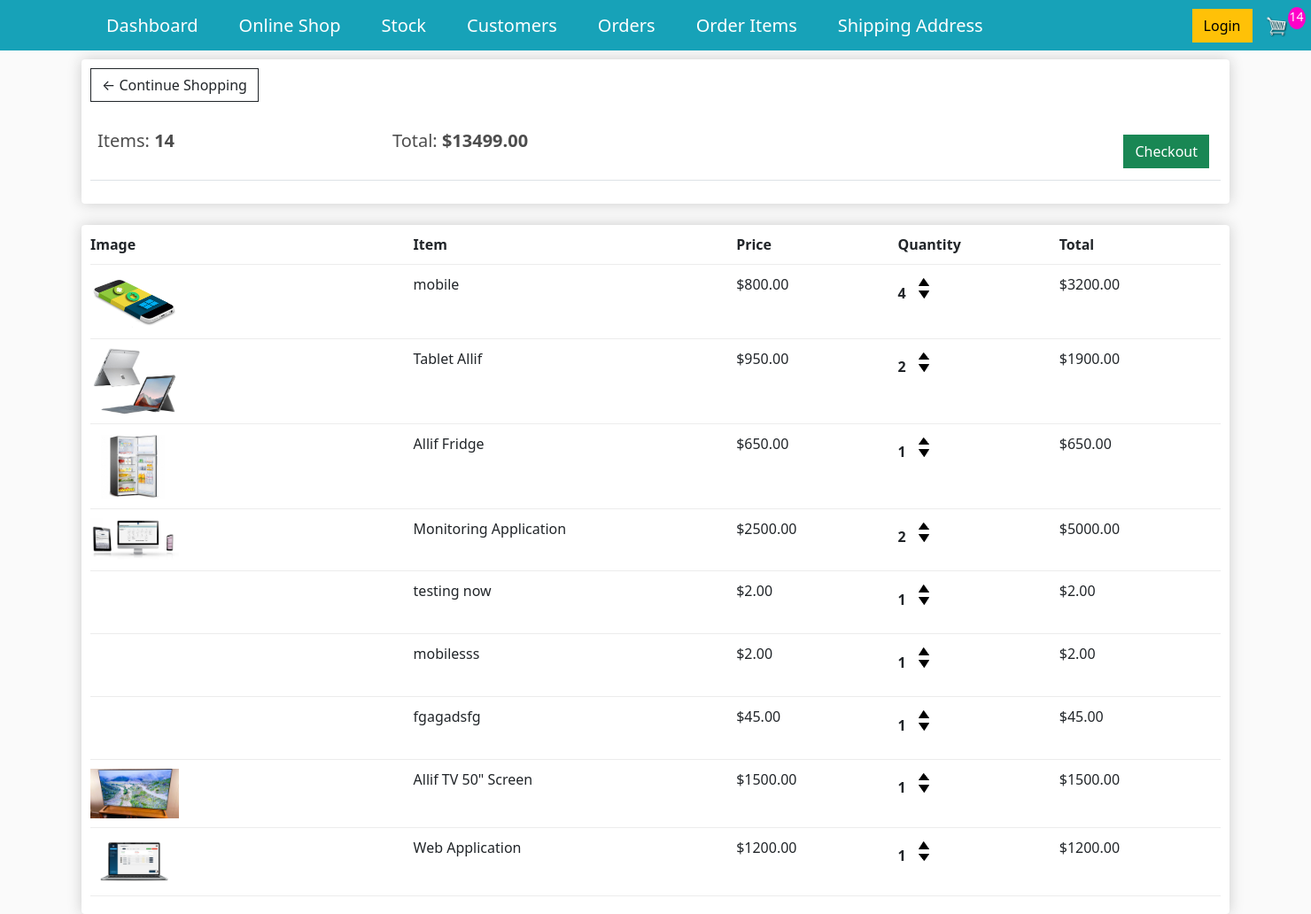
The app's page /cart/ (signed in) with its own data.
### store/models.py (models this page shows, shortened)
class Order(models.Model):
    customer = models.ForeignKey(Customer, on_delete=models.SET_NULL, null=True,blank=True)#if customer is deleted, we dont want to delete the order but rather set the customer value to null
    date_ordered=models.DateTimeField(auto_now_add=True)
    complete=models.BooleanField(default=False, null=True, blank=False)
    transaction_id=models.CharField(max_length=100, null=True)
    @property
    def get_cart_total(self):# sin
        orderitems = self.orderitem_set.all()
        total=sum([item.get_total for item in orderitems])
        return total
    @property # since now this is a property, we can access it in the template
    def get_cart_items(self):
        orderitems = self.orderitem_set.all()
        total=sum([item.quantity for item in orderitems])
        return total

class OrderItem(models.Model):
    product = models.ForeignKey(Product, on_delete=models.SET_NULL, null=True, blank=True)
    order = models.ForeignKey(Order, on_delete=models.SET_NULL, null=True,blank=True)
    quantity = models.IntegerField(default=0,null=True,blank=True)
    date_added = models.DateTimeField(auto_now_add=True)
    @property
    def get_total(self):
        total=self.product.price * self.quantity
        return total

class Product(models.Model):
    name = models.CharField(max_length=255, null=True)
    price=models.DecimalField(max_digits=7,decimal_places=2)
    digital = models.BooleanField(default=False,blank=True, null=True)#If the item is digital, we dont need to ship
    product_image=models.ImageField(null=True, blank=True)
    @property# this is property decorator that will enable us to access this as an attribute rather as a method
    def imageURL(self):
        try:
            url=self.product_image.url
        except:
            url = ''
        return url

### store/views.py (the view)
# urls.py: path('cart/', views.cart, name="cart"),
def cart(request):
    data=cartData(request)
    cartItems=data['cartItems']
    order=data['order']
    items=data['items']
    context={
        "items":items,
        "order":order,
        "cartItems":cartItems,
    }
    return render(request, 'store/cart.html', context)

### store/utils.py (called while the page is built, shortened)
def cartData(request):
    if request.user.is_authenticated:
        customer=request.user.customer
        order, created=Order.objects.get_or_create(customer=customer, complete=False)
        items=order.orderitem_set.all()
        cartItems=order.get_cart_items
    return {'cartItems':cartItems,'order':order,'items':items}

### store/templates/store/cart.html
{% extends 'store/main.html' %}
{% load static %}
{% block content %}
<div class="row">
	<div class="col-lg-12">
		<div class="box-element">
            <a  class="btn btn-outline-dark" href="{% url 'store' %}">&#x2190; Continue Shopping</a>
	<br>
	<br>
	<table class="table">
		<tr>
			<th><h5>Items: <strong>{{order.get_cart_items}}</strong></h5></th>
			<th><h5>Total:<strong> ${{order.get_cart_total|floatformat:2}}</strong></h5></th>
			<th>
				<a  style="float:right; margin:5px;" class="btn btn-success" href="{% url 'checkout' %}">Checkout</a>
			</th>
		</tr>
	</table>
		</div>
		<br>
		<div class="box-element">
            <div class="cart-row">
                <div style="flex:2"><strong>Image</strong></div>
                <div style="flex:2"><strong>Item</strong></div>
                <div style="flex:1"><strong>Price</strong></div>
                <div style="flex:1"><strong>Quantity</strong></div>
                <div style="flex:1"><strong>Total</strong></div>
            </div>
            {% for item in items %}
            <div class="cart-row">
                <div style="flex:2"><img class="row-image" src="{{item.product.imageURL}}"></div>
                <div style="flex:2"><p>{{item.product.name}}</p></div>
                <div style="flex:1"><p>${{item.product.price|floatformat:2}}</p></div>
                <div style="flex:1">
                    <p class="quantity">{{item.quantity}}</p>
                    <div class="quantity">
                        <img data-product={{item.product.id}} data-action="add" class="chg-quantity update-cart" src="{% static  'images/arrow-up.png' %}">
                        <img data-product={{item.product.id}} data-action="remove" class="chg-quantity update-cart" src="{% static  'images/arrow-down.png' %}">
                    </div>
                </div>
                <div style="flex:1"><p>${{item.get_total}}</p></div>
		</div>
        {% endfor %}
	</div>
</div>
{% endblock content %}

### store/static/css/main.css (style rules this page uses)
body { background-color: hsl(0, 0%, 98%); }
h1,h2,h3,h4,h5,h6 { color:hsl(0, 0%, 30%); }
.box-element { box-shadow:hsl(0, 0%, 80%) 0 0 16px; background-color: #fff; border-radius: 4px; padding: 10px; }
.col-lg-4, .col-lg-6, .col-lg-8, .col-lg-12 { margin-top: 10px; }
.btn { border-radius: 0; }
.row-image { width: 100px; }
.cart-row { display: flex; align-items: flex-stretch; padding-bottom: 10px; margin-bottom: 10px; border-bottom: 1px solid #ececec; }
.quantity { display: inline-block; font-weight: 700; padding-right:10px; }
.chg-quantity { width: 12px; cursor: pointer; display: block; margin-top: 5px; transition:.1s; }

### records on screen
Order: get_cart_items "14", get_cart_total "13499.00"
OrderItem: product.imageURL (picture), product.name "mobile", product.price "800.00", quantity "4", get_total "3200.00"
OrderItem: product.imageURL (picture), product.name "Tablet Allif", product.price "950.00", quantity "2", get_total "1900.00"
OrderItem: product.imageURL (picture), product.name "Allif Fridge", product.price "650.00", quantity "1", get_total "650.00"
OrderItem: product.imageURL (picture), product.name "Monitoring Application", product.price "2500.00", quantity "2", get_total "5000.00"
OrderItem: product.name "testing now", product.price "2.00", quantity "1", get_total "2.00"
OrderItem: product.name "mobilesss", product.price "2.00", quantity "1", get_total "2.00"
OrderItem: product.name "fgagadsfg", product.price "45.00", quantity "1", get_total "45.00"
OrderItem: product.imageURL (picture), product.name "Allif TV 50\" Screen", product.price "1500.00", quantity "1", get_total "1500.00"
OrderItem: product.imageURL (picture), product.name "Web Application", product.price "1200.00", quantity "1", get_total "1200.00"

### other values on screen
{{ cartItems }} "14"
